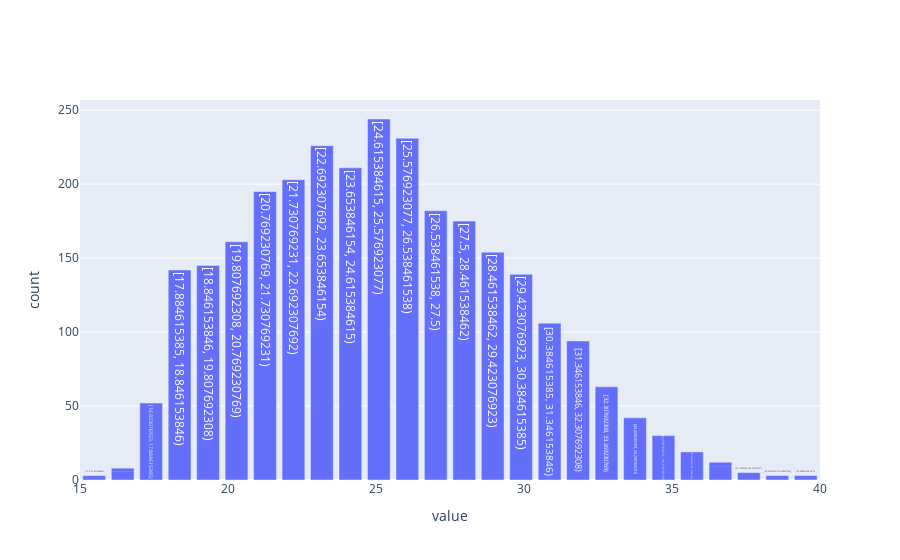

Source (notebook cell):
### Markdown cell above
### Apartado 2: Visualizaciones
1. Muestra un histograma con la distribución de la edad de los jugadores. Utiliza para ello 26 binnings

### Code cell
# INTRODUCE EL CÓDIGO AQUÍ
df.select("Age").pandas_api().plot.hist(bins=26)
